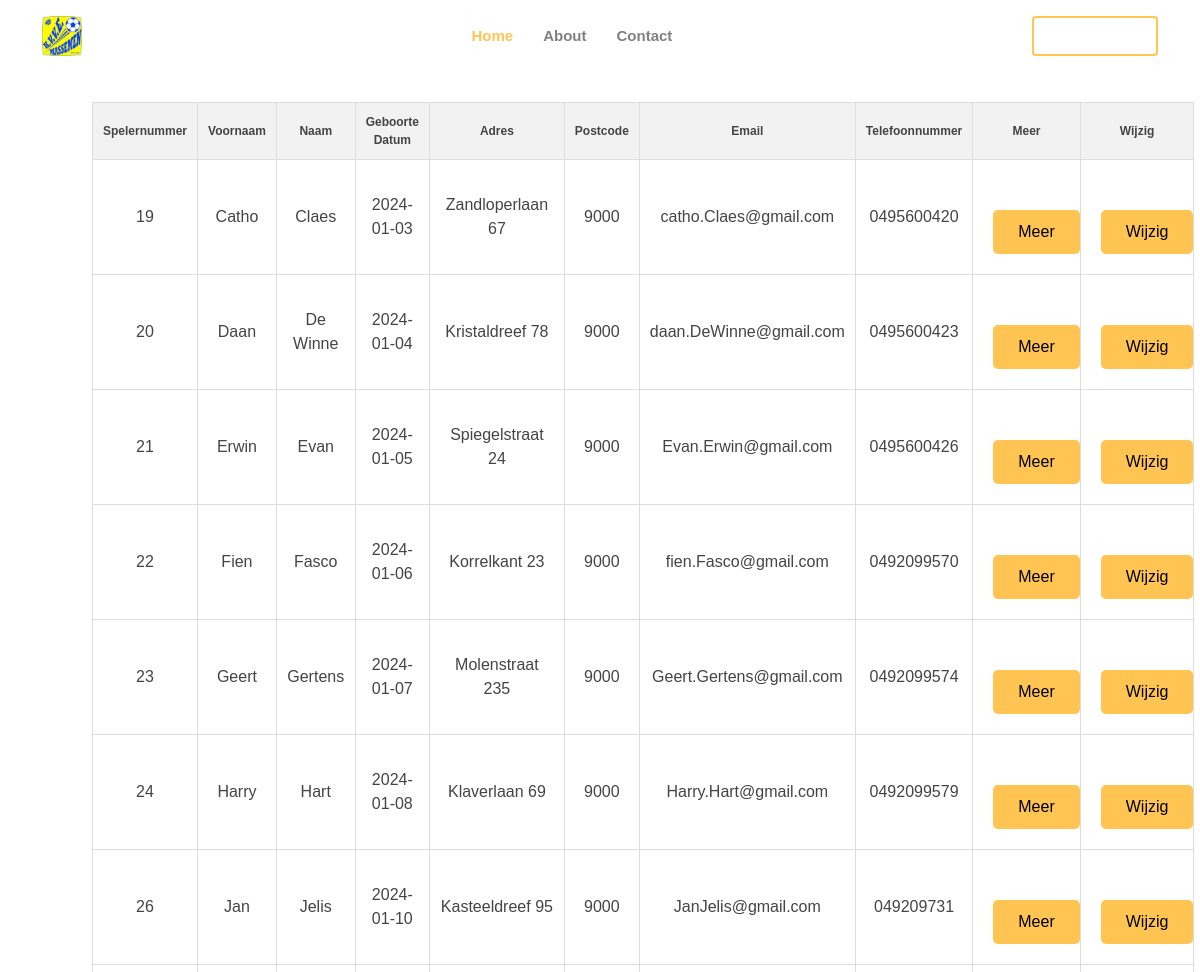
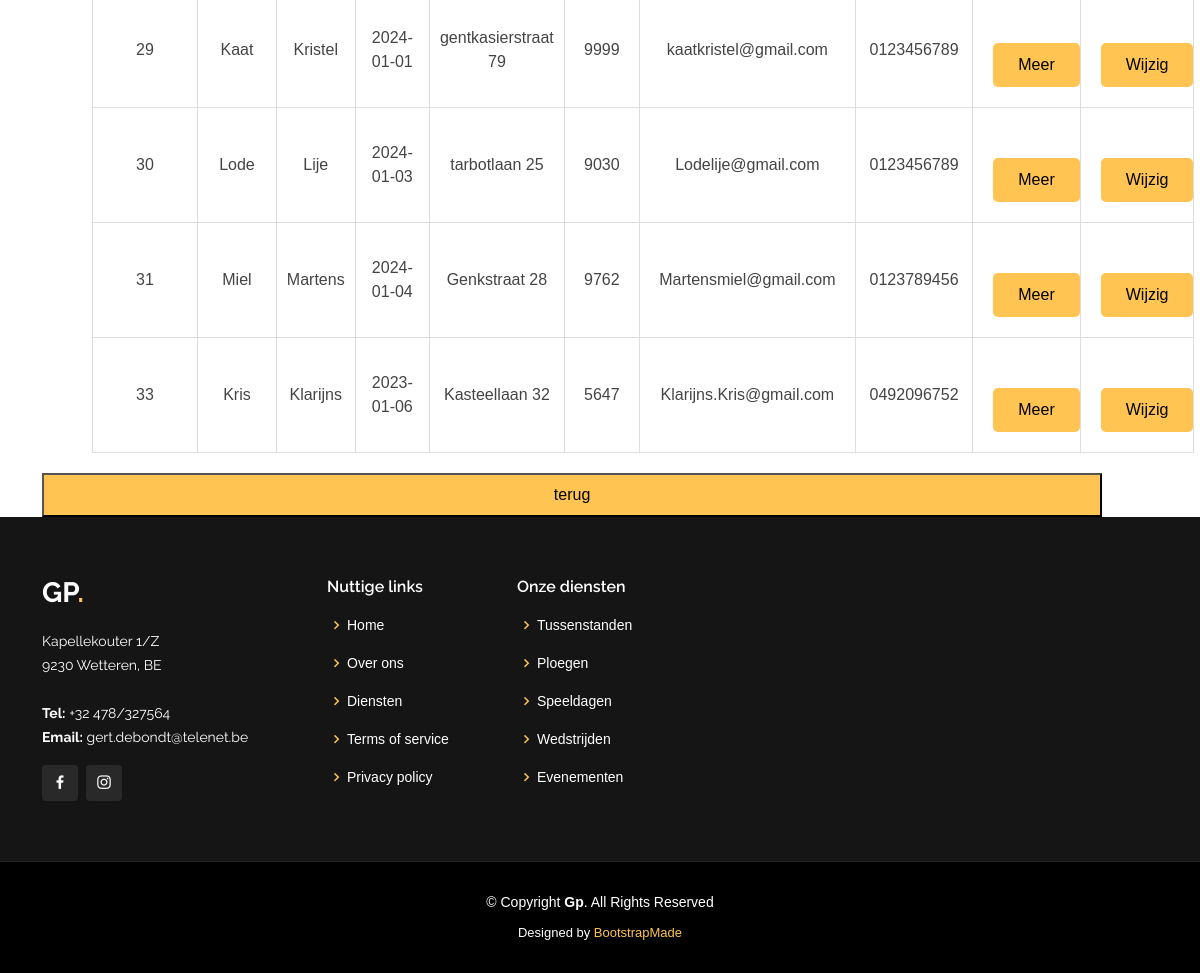
The page /Gp_02/Gp/overzichtspelers.php on the database its author committed (2 pictures, top to bottom).
### tables this page shows
CREATE TABLE `tblspelers` (
  `spelernr` int(11) NOT NULL,
  `naam` text NOT NULL,
  `voornaam` text NOT NULL,
  `geboortedatum` date DEFAULT NULL,
  `adres_speler` text,
  `postcode_speler` int(11) DEFAULT NULL,
  `email` text,
  `telefoonnummer_speler` text,
  `adres_moeder` text,
  `postcode_moeder` int(11) DEFAULT NULL,
  `email_moeder` text,
  `telefoonnummer_moeder` text,
  `adres_vader` text,
  `postcode_vader` int(11) DEFAULT NULL,
  `email_vader` text,
  `telefoonnummer_vader` text,
  `wie_eerst_te_verwittigen` text,
  `medische_toelichting` text,
  `bondsnummer` int(11) DEFAULT NULL,
  `toelichting` text
);

### Gp_02/Gp/overzichtspelers.php (the view, shortened to what this page needs)
<!DOCTYPE html>
<html lang="en">
<head>
  <link href="assets/vendor/aos/aos.css" rel="stylesheet">
  <link href="assets/vendor/bootstrap/css/bootstrap.min.css" rel="stylesheet">
  <link href="assets/vendor/bootstrap-icons/bootstrap-icons.css" rel="stylesheet">
  <link href="assets/vendor/boxicons/css/boxicons.min.css" rel="stylesheet">
  <link href="assets/vendor/glightbox/css/glightbox.min.css" rel="stylesheet">
  <link href="assets/vendor/remixicon/remixicon.css" rel="stylesheet">
  <link href="assets/vendor/swiper/swiper-bundle.min.css" rel="stylesheet">
  <link href="assets/css/style.css" rel="stylesheet">
  <link href="assets/css/styleoverzicht.css" rel="stylesheet">
</head>
<body>
<header id="header" class="fixed-top ">
    <div class="container d-flex align-items-center justify-content-lg-between">
      <h1 class="logo me-auto me-lg-0"><a href="index.php"><img src="assets/img/favicon.jpg"></a></h1>
      <nav id="navbar" class="navbar order-last order-lg-0">
        <ul>
          <li><a class="nav-link scrollto active" href="index.php">Home</a></li>
          <li><a class="nav-link scrollto" href="about.php">About</a></li>
          <li><a class="nav-link scrollto" href="contact.php">Contact</a></li>
        </ul>
      </nav>
      <a href="aangemeld.php" class="get-started-btn scrollto">Admin Only</a>
    </div>
  </header>
  <main id="main">
    <div class="container">
    <p><br><br><br></p>
  <?php
    $mysqli= new MySQLi ("localhost","root","","voetbalclubphp");
    if(mysqli_connect_errno()) {trigger_error('Fout bij verbinding: '.$mysqli->error); }
    else{
        $sql= "SELECT * from tblspelers";
        if($stmt = $mysqli->prepare($sql)){
            if(!$stmt->execute()){
                echo "Het uitvoeren van de query is mislukt: '.$stmt->error.' in query: ".$sql;
            }else{
                $stmt->bind_result($spelersnr,$naam,$voornaam,$datum,$adres1,$postcode1,$email1,$tel1,$adres2,$postcode2,$email2, $tel2, $adres3, $postcode3, $email3,$tel3, $contactfirst,  $medische_toelichting,$bondsnummer, $toelichting);
                echo "<div><table border='1' style='margin-left: 50px'> <tr><th>Spelernummer</th><th>Voornaam</th><th>Naam</th><th>Geboorte Datum</th><th>Adres</th><th>Postcode</th><th>Email</th><th>Telefoonnummer</th><th>Meer</th><th>Wijzig</th>
                </tr>";
                while ($stmt->fetch()) {
                  $id = $spelersnr;
                    echo "<tr><td>" . $spelersnr . "</td><td>" . $voornaam . "</td><td>" . $naam . "</td><td>" . $datum . "</td><td>" . $adres1 . "</td><td>" . $postcode1 . "</td><td>" . $email1 . "</td><td>" . $tel1 . "</td><td style='text-align: center;'>";
                    ?>
                    <form name='form1' method='post' action='meer_info.php?actiemeerinfo&spelerid=<?php echo $id;?>'><input style="margin: 10px;" type='submit' name='Meer' id='Meer' value='Meer'></form>
                    <?php echo "</td><td tyle='text-align: center;'>";
                    ?>
                      <form name='form1' method='post' action='updatepage.php?actieverander&spelerid=<?php echo $id;?>'><input style="margin: 10px;"type='submit' name='update' id='update' value='Wijzig'></form>
                    <?php echo "</td></tr>";
                }
                echo "</table></div>";
        }
    }
  }
?>
<div>
    <a href="aangemeld.php"><input type="button"  value="terug" id="terug" style="background-color: #ffc451; margin: 0;"></a>
</div>
</div>
</main>
   <footer id="footer">
    <div class="footer-top">
      <div class="container">
        <div class="row">
          <div class="col-lg-3 col-md-6">
            <div class="footer-info">
              <h3>Gp<span>.</span></h3>
              <p>
                Kapellekouter 1/Z<br>
                9230 Wetteren, BE<br><br>
                <strong>Tel:</strong> +32 478/327564<br>
                <strong>Email:</strong> gert.debondt@telenet.be<br>
              </p>
              <div class="social-links mt-3">
                <a href="https://www.facebook.com/massemenkvve?fref=ts" class="facebook"><i class="bx bxl-facebook"></i></a>
                <a href="https://www.instagram.com/kvve_massemen/" class="instagram"><i class="bx bxl-instagram"></i></a>
              </div>
            </div>
          </div>
          <div class="col-lg-2 col-md-6 footer-links">
            <h4>Nuttige links</h4>
            <ul>
              <li><i class="bx bx-chevron-right"></i> <a href="#">Home</a></li>
              <li><i class="bx bx-chevron-right"></i> <a href="#">Over ons</a></li>
              <li><i class="bx bx-chevron-right"></i> <a href="#">Diensten</a></li>
              <li><i class="bx bx-chevron-right"></i> <a href="#">Terms of service</a></li>
              <li><i class="bx bx-chevron-right"></i> <a href="#">Privacy policy</a></li>
            </ul>
          </div>
          <div class="col-lg-3 col-md-6 footer-links">
            <h4>Onze diensten</h4>
            <ul>
              <li><i class="bx bx-chevron-right"></i> <a href="#">Tussenstanden</a></li>
              <li><i class="bx bx-chevron-right"></i> <a href="#">Ploegen</a></li>
              <li><i class="bx bx-chevron-right"></i> <a href="#">Speeldagen</a></li>
              <li><i class="bx bx-chevron-right"></i> <a href="#">Wedstrijden</a></li>
              <li><i class="bx bx-chevron-right"></i> <a href="#">Evenementen</a></li>
            </ul>
          </div>
        </div>
      </div>
    </div>
    <div class="container">
      <div class="copyright">
        &copy; Copyright <strong><span>Gp</span></strong>. All Rights Reserved
      </div>
      <div class="credits">
        Designed by <a href="https://bootstrapmade.com/">BootstrapMade</a>
      </div>
    </div>
  </footer>
</body>
</html>

### Gp_02/Gp/assets/css/style.css (style rules this page uses)
body { font-family: "Open Sans", sans-serif; color: #444444; }
a { color: #ffc451; text-decoration: none; }
h1, h2, h3, h4, h5, h6 { font-family: "Raleway", sans-serif; }
#header { transition: all 0.5s; z-index: 997; padding: 15px 0; }
#header .logo { font-size: 32px; margin: 0; padding: 0; line-height: 1; font-weight: 700; letter-spacing: 2px; text-transform: uppercase; }
#header .logo a { color: #fff; }
#header .logo img { max-height: 40px; }
.get-started-btn { color: #fff; border-radius: 4px; padding: 7px 25px 8px 25px; white-space: nowrap; transition: 0.3s; font-size: 14px; display: inline-block; border: 2px solid #ffc451; }
.navbar { padding: 0; }
.navbar ul { margin: 0; padding: 0; display: flex; list-style: none; align-items: center; }
.navbar li { position: relative; }
.navbar a, .navbar a:focus { display: flex; align-items: center; justify-content: space-between; padding: 10px 0 10px 30px; font-size: 15px; font-weight: 600; color: gray; white-space: nowrap; transition: 0.3s; }
.navbar a:hover, .navbar .active, .navbar .active:focus, .navbar li:hover>a { color: #ffc451; }
#footer { background: black; padding: 0 0 30px 0; color: #fff; font-size: 14px; }
#footer .footer-top { background: #151515; border-bottom: 1px solid #222222; padding: 60px 0 30px 0; }
#footer .footer-top .footer-info { margin-bottom: 30px; }
#footer .footer-top .footer-info h3 { font-size: 28px; margin: 0 0 20px 0; padding: 2px 0 2px 0; line-height: 1; font-weight: 700; text-transform: uppercase; }
#footer .footer-top .footer-info h3 span { color: #ffc451; }
#footer .footer-top .footer-info p { font-size: 14px; line-height: 24px; margin-bottom: 0; font-family: "Raleway", sans-serif; color: #fff; }
#footer .footer-top .social-links a { font-size: 18px; display: inline-block; background: #292929; color: #fff; line-height: 1; padding: 8px 0; margin-right: 4px; border-radius: 4px; text-align: center; width: 36px; height: 36px; transition: 0.3s; }
#footer .footer-top h4 { font-size: 16px; font-weight: 600; color: #fff; position: relative; padding-bottom: 12px; }
#footer .footer-top .footer-links { margin-bottom: 30px; }
#footer .footer-top .footer-links ul { list-style: none; padding: 0; margin: 0; }
#footer .footer-top .footer-links ul i { padding-right: 2px; color: #ffc451; font-size: 18px; line-height: 1; }
#footer .footer-top .footer-links ul li { padding: 10px 0; display: flex; align-items: center; }
#footer .footer-top .footer-links ul li:first-child { padding-top: 0; }
#footer .footer-top .footer-links ul a { color: #fff; transition: 0.3s; display: inline-block; line-height: 1; }
#footer .copyright { text-align: center; padding-top: 30px; }
#footer .credits { padding-top: 10px; text-align: center; font-size: 13px; color: #fff; }

### Gp_02/Gp/assets/css/styleoverzicht.css (style rules this page uses)
body { font-family: Arial, sans-serif; }
form { max-width: 800px; margin: 0 ; margin-top: 30px; }
table { align-items: center; width: 80%; border-collapse: collapse; margin-bottom: 20px; margin-top: 30px }
th, td { padding: 10px; border: 1px solid #ddd; text-align: center; margin-top:30px; }
th { background-color: #f2f2f2; font-size: 12px; }
input, textarea { width: 95%; margin-bottom: 10px; padding: 8px; }
input[type="submit"] { background-color: #ffc451; color: black; padding: 10px 15px; border: none; border-radius: 5px; cursor: pointer; align-items: center; width: 100% }

### rows shown on the page
tblspelers: spelernr "19", voornaam "Catho", naam "Claes", geboortedatum "2024-01-03", adres_speler "Zandloperlaan 67", postcode_speler "9000", email "catho.Claes@gmail.com", telefoonnummer_speler "0495600420"
tblspelers: spelernr "20", voornaam "Daan", naam "De Winne", geboortedatum "2024-01-04", adres_speler "Kristaldreef 78", postcode_speler "9000", email "daan.DeWinne@gmail.com", telefoonnummer_speler "0495600423"
tblspelers: spelernr "21", voornaam "Erwin", naam "Evan", geboortedatum "2024-01-05", adres_speler "Spiegelstraat 24", postcode_speler "9000", email "Evan.Erwin@gmail.com", telefoonnummer_speler "0495600426"
tblspelers: spelernr "22", voornaam "Fien", naam "Fasco", geboortedatum "2024-01-06", adres_speler "Korrelkant 23", postcode_speler "9000", email "fien.Fasco@gmail.com", telefoonnummer_speler "0492099570"
tblspelers: spelernr "23", voornaam "Geert", naam "Gertens", geboortedatum "2024-01-07", adres_speler "Molenstraat 235", postcode_speler "9000", email "Geert.Gertens@gmail.com", telefoonnummer_speler "0492099574"
tblspelers: spelernr "24", voornaam "Harry", naam "Hart", geboortedatum "2024-01-08", adres_speler "Klaverlaan 69", postcode_speler "9000", email "Harry.Hart@gmail.com", telefoonnummer_speler "0492099579"
tblspelers: spelernr "26", voornaam "Jan", naam "Jelis", geboortedatum "2024-01-10", adres_speler "Kasteeldreef 95", postcode_speler "9000", email "JanJelis@gmail.com", telefoonnummer_speler "049209731"
tblspelers: spelernr "29", voornaam "Kaat", naam "Kristel", geboortedatum "2024-01-01", adres_speler "gentkasierstraat 79", postcode_speler "9999", email "kaatkristel@gmail.com", telefoonnummer_speler "0123456789"
tblspelers: spelernr "30", voornaam "Lode", naam "Lije", geboortedatum "2024-01-03", adres_speler "tarbotlaan 25", postcode_speler "9030", email "Lodelije@gmail.com", telefoonnummer_speler "0123456789"
tblspelers: spelernr "31", voornaam "Miel", naam "Martens", geboortedatum "2024-01-04", adres_speler "Genkstraat 28", postcode_speler "9762", email "Martensmiel@gmail.com", telefoonnummer_speler "0123789456"
tblspelers: spelernr "33", voornaam "Kris", naam "Klarijns", geboortedatum "2023-01-06", adres_speler "Kasteellaan 32", postcode_speler "5647", email "Klarijns.Kris@gmail.com", telefoonnummer_speler "0492096752"
